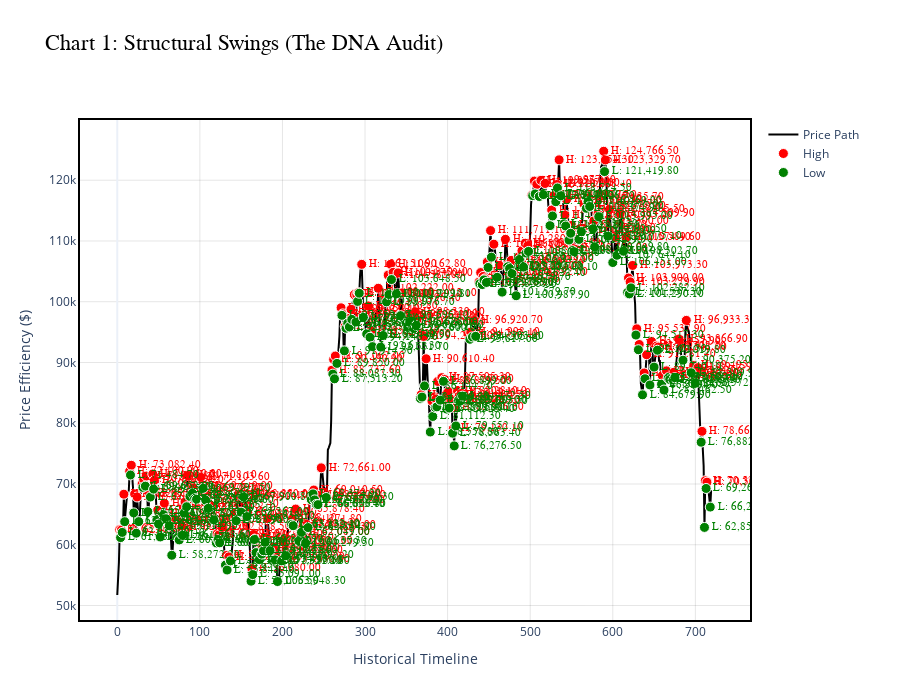

Notebook code for this chart:
### Markdown cell above
## 2. The DNA Layer: Close-Based Pivot Detection
**Methodology:** The SIGMA engine utilizes a **3-bar local extrema filter** exclusively on **Close prices**. 
*   **Rationale:** We ignore price "noise" (wicks) to focus on structural commitment. A swing is only confirmed if the market closes back inside the pivot, signaling a true trend-shift.
*   **Verification:** Highs (Red) and Lows (Green) must align with local closing price bends.

### Code cell
fig1 = visualizer.create_structural_audit(df, swings, title="Chart 1: Structural Swings (The DNA Audit)")
fig1.show()

### Figure 1 — Plotly figure (JSON) as saved in the notebook; plotly's stock layout.template omitted (floating-point values rounded to 4 significant figures; data arrays with more than 128 entries replaced by an {"elided": "..."} marker saying what was removed)
{"data": [{"line": {"color": "black", "width": 2}, "mode": "lines", "name": "Price Path", "opacity": 1, "type": "scatter", "x": {"elided": "721 int values"}, "y": {"elided": "721 float values"}}, {"marker": {"color": "red", "line": {"color": "white", "width": 1}, "size": 10, "symbol": "circle"}, "mode": "markers+text", "name": "High", "text": {"elided": "183 str values"}, "textfont": {"color": "red", "family": "Arial Black", "size": 11}, "textposition": "middle right", "type": "scatter", "x": {"elided": "183 int values"}, "y": {"elided": "183 float values"}}, {"marker": {"color": "green", "line": {"color": "white", "width": 1}, "size": 10, "symbol": "circle"}, "mode": "markers+text", "name": "Low", "text": {"elided": "183 str values"}, "textfont": {"color": "green", "family": "Arial Black", "size": 11}, "textposition": "middle right", "type": "scatter", "x": {"elided": "183 int values"}, "y": {"elided": "183 float values"}}], "layout": {"height": 700, "margin": {"b": 80, "l": 80, "r": 150, "t": 120}, "paper_bgcolor": "white", "plot_bgcolor": "white", "showlegend": true, "title": {"font": {"color": "black", "family": "Arial Black", "size": 22}, "text": "Chart 1: Structural Swings (The DNA Audit)", "x": 0.05, "y": 0.95}, "xaxis": {"anchor": "y", "domain": [0, 1], "gridcolor": "rgba(0,0,0,0.1)", "linecolor": "black", "linewidth": 2, "mirror": true, "showgrid": true, "title": {"text": "Historical Timeline"}}, "yaxis": {"anchor": "x", "domain": [0, 1], "gridcolor": "rgba(0,0,0,0.1)", "linecolor": "black", "linewidth": 2, "mirror": true, "showgrid": true, "title": {"text": "Price Efficiency ($)"}}}}
